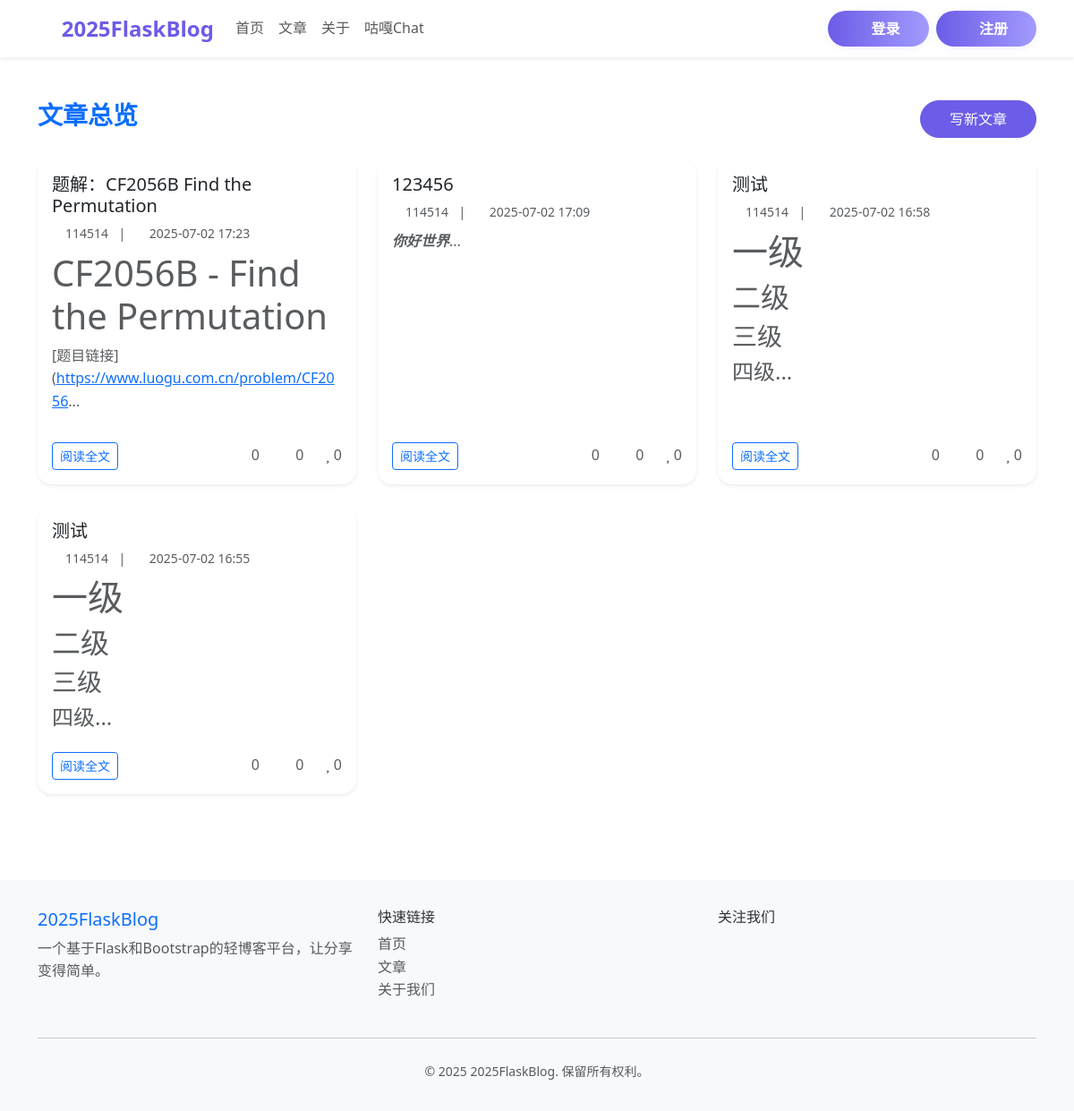
Page /post on the committed database.
### app/models.py (models this page shows, shortened)
class Post(db.Model):
    __tablename__ = 'posts'
    id = db.Column(db.Integer, primary_key=True)
    title = db.Column(db.String(120), nullable=False)
    content = db.Column(db.Text, nullable=False)
    summary = db.Column(db.String(255))
    created_at = db.Column(db.DateTime, default=lambda: datetime.now(timezone.utc))
    updated_at = db.Column(db.DateTime, default=lambda: datetime.now(timezone.utc), onupdate=lambda: datetime.now(timezone.utc))
    views = db.Column(db.Integer, default=0)
    author_id = db.Column(db.Integer, db.ForeignKey('users.id'), nullable=False)
    is_published = db.Column(db.Boolean, default=True)
    is_featured = db.Column(db.Boolean, default=False)
    is_deleted = db.Column(db.Boolean, default=False)
    comments = db.relationship('Comment', backref='post', lazy='dynamic', cascade='all, delete-orphan')
    likes = db.relationship('Like', backref='post', lazy='dynamic', cascade='all, delete-orphan')
    def get_comments_count(self):
        return self.comments.filter_by(is_approved=True, is_deleted=False).count()
    def get_likes_count(self):
        return self.likes.count()

class User(UserMixin, db.Model):
    __tablename__ = 'users'
    id = db.Column(db.Integer, primary_key=True)
    username = db.Column(db.String(80), unique=True, nullable=False, index=True)
    email = db.Column(db.String(120), unique=True, nullable=False, index=True)
    password_hash = db.Column(db.String(255), nullable=False)
    first_name = db.Column(db.String(50), nullable=True)
    last_name = db.Column(db.String(50), nullable=True)
    bio = db.Column(db.Text, nullable=True)
    avatar_url = db.Column(db.String(255), nullable=True)
    is_active = db.Column(db.Boolean, default=True)
    is_admin = db.Column(db.Boolean, default=False)
    created_at = db.Column(db.DateTime, default=lambda: datetime.now(timezone.utc))
    updated_at = db.Column(db.DateTime, default=lambda: datetime.now(timezone.utc), onupdate=lambda: datetime.now(timezone.utc))
    last_login = db.Column(db.DateTime, nullable=True)
    posts = db.relationship('Post', backref='author', lazy='dynamic', cascade='all, delete-orphan')
    comments = db.relationship('Comment', backref='author', lazy='dynamic', cascade='all, delete-orphan')
    likes = db.relationship('Like', backref='author', lazy='dynamic', cascade='all, delete-orphan')

### app/routes.py (the view)
@main_bp.route('/post')
def post_list():
    posts = Post.query.filter_by(is_published=True).order_by(Post.created_at.desc()).all()
    return render_template('post/post.html', posts=posts)

### app.py (called while the page is built)
@app.context_processor
def inject_user():
    return dict(current_user=current_user)

### app/templates/post/post.html (shortened to what this page needs)
{% extends "base.html" %}
{% block extra_css %}
<link rel="stylesheet" href="{{ url_for('static', filename='css/github.min.css') }}">
{% endblock %}
{% block content %}
<div class="container py-5">
    <div class="row mb-4">
        <div class="col-lg-8">
            <h3 class="fw-bold text-primary">文章总览</h3>
        </div>
        <div class="col-lg-4 text-lg-end">
            <a href="{{ url_for('main.create_post') }}" class="btn btn-primary">写新文章</a>
        </div>
    </div>
    <div class="row g-4">
        {% if posts %}
            {% for post in posts %}
            <div class="col-md-6 col-lg-4">
                <div class="card h-100 shadow-sm border-0 rounded-4">
                    <div class="card-body d-flex flex-column">
                        <h5 class="card-title mb-2">
                            <a href="{{ url_for('main.post_detail', post_id=post.id) }}" class="text-decoration-none text-dark">
                                {{ post.title }}
                            </a>
                        </h5>
                        <div class="mb-2 text-muted small">
                            <i class="fas fa-user me-1"></i>{{ post.author.username }}
                            <span class="mx-2">|</span>
                            <i class="fas fa-clock me-1"></i>{{ post.created_at.strftime('%Y-%m-%d %H:%M') }}
                        </div>
                        <div class="card-text text-muted flex-grow-1 article-preview" id="preview-{{ post.id }}">
                        </div>
                        <div class="mt-3 d-flex justify-content-between align-items-center">
                            <a href="{{ url_for('main.post_detail', post_id=post.id) }}" class="btn btn-sm btn-outline-primary">阅读全文</a>
                            <div class="d-flex gap-4 text-muted align-items-center fs-6">
                                <span title="阅读数"><i class="fas fa-eye me-1"></i>{{ post.views or 0 }}</span>
                                <span title="评论数"><i class="fas fa-comment me-1"></i>{{ post.get_comments_count() }}</span>
                                <span title="点赞数"><i class="fas fa-heart me-1"></i>{{ post.get_likes_count() }}</span>
                            </div>
                        </div>
                    </div>
                </div>
            </div>
            {% endfor %}
        {% else %}
            <div class="col-12">
                <div class="alert alert-info text-center mb-0">
                    暂无文章。
                </div>
            </div>
        {% endif %}
    </div>
</div>
{% endblock %}

### app/templates/base.html (shortened to what this page needs)
<!DOCTYPE html>
<html lang="zh-CN">
<head>
    <link href="{{ url_for('static', filename='css/bootstrap.min.css') }}" rel="stylesheet">
    {% block extra_css %}{% endblock %}
</head>
<body>
    <nav class="navbar navbar-expand-lg navbar-light bg-white shadow-sm sticky-top">
        <div class="container">
            <a class="navbar-brand" href="{{ url_for('main.index') }}">
                <i class="fas fa-blog me-2"></i>2025FlaskBlog
            </a>
            <div class="collapse navbar-collapse" id="navbarNav">
                <ul class="navbar-nav me-auto">
                    <li class="nav-item">
                        <a class="nav-link" href="{{ url_for('main.index') }}">首页</a>
                    </li>
                    <li class="nav-item">
                        <a class="nav-link" href="{{ url_for('main.post_list') }}">文章</a>
                    </li>
                    <li class="nav-item">
                        <a class="nav-link" href="{{ url_for('main.about') }}">关于</a>
                    </li>
                    <li class="nav-item">
                        <a class="nav-link" href="{{ url_for('main.guga') }}">咕嘎Chat</a>
                </ul>
                <ul class="navbar-nav">
                    {% if current_user.is_authenticated %}
                        <li class="nav-item dropdown">
                            <a class="nav-link dropdown-toggle" href="#" id="navbarDropdown" role="button" data-bs-toggle="dropdown">
                                <i class="fas fa-user me-1"></i>{{ current_user.username }}
                            </a>
                            <ul class="dropdown-menu">
                                <li><a class="dropdown-item" href="{{ url_for('main.user_profile', user_id=current_user.id) }}">个人资料</a></li>
                                <li><a class="dropdown-item" href="{{ url_for('main.my_posts') }}">我的文章</a></li>
                                <li><hr class="dropdown-divider"></li>
                                <li><a class="dropdown-item" href="{{ url_for('main.logout') }}">退出登录</a></li>
                            </ul>
                        </li>
                        <li class="nav-item">
                            <a class="btn btn-primary ms-2" href="{{ url_for('main.create_post') }}">写文章</a>
                        </li>
                    {% else %}
                        <li class="nav-item">
                            <a class="login-btn btn btn-primary" href="{{ url_for('main.login') }}">
                                <i class="fas fa-sign-in-alt me-1"></i>登录
                            </a>
                        </li>
                        <li class="nav-item">
                            <a class="register-btn btn btn-primary ms-2" href="{{ url_for('main.register') }}">
                                <i class="fas fa-user-plus me-1"></i>注册
                            </a>
                        </li>
                    {% endif %}
                </ul>
            </div>
        </div>
    </nav>
    <main>
        {% block content %}{% endblock %}
    </main>
    <footer class="footer">
        <div class="container">
            <div class="row">
                <div class="col-md-4">
                    <h5 class="text-primary">2025FlaskBlog</h5>
                    <p class="text-muted">一个基于Flask和Bootstrap的轻博客平台，让分享变得简单。</p>
                </div>
                <div class="col-md-4">
                    <h6>快速链接</h6>
                    <ul class="list-unstyled">
                        <li><a href="{{ url_for('main.index') }}" class="text-muted text-decoration-none">首页</a></li>
                        <li><a href="{{ url_for('main.post_list') }}" class="text-muted text-decoration-none">文章</a></li>
                        <li><a href="{{ url_for('main.about') }}" class="text-muted text-decoration-none">关于我们</a></li>
                    </ul>
                </div>
                <div class="col-md-4">
                    <h6>关注我们</h6>
                    <div class="d-flex gap-3">
                        <a href="#" class="text-muted"><i class="fab fa-github fa-lg"></i></a>
                        <a href="#" class="text-muted"><i class="fab fa-twitter fa-lg"></i></a>
                        <a href="#" class="text-muted"><i class="fab fa-linkedin fa-lg"></i></a>
                    </div>
                </div>
            </div>
            <hr class="my-4">
            <div class="text-center text-muted">
                <small>&copy; 2025 2025FlaskBlog. 保留所有权利。</small>
            </div>
        </div>
    </footer>
    <link rel="stylesheet" href="{{ url_for('static', filename='css/all.min.css') }}">
</body>
</html>

### rows in the picture
Post: title "题解：CF2056B Find the Permutation", author.username "114514", created_at "2025-07-02 17:23", views "0", get_comments_count "0", get_likes_count "0"
Post: title "123456", author.username "114514", created_at "2025-07-02 17:09", views "0", get_comments_count "0", get_likes_count "0"
Post: title "测试", author.username "114514", created_at "2025-07-02 16:58", views "0", get_comments_count "0", get_likes_count "0"
Post: title "测试", author.username "114514", created_at "2025-07-02 16:55", views "0", get_comments_count "0", get_likes_count "0"
